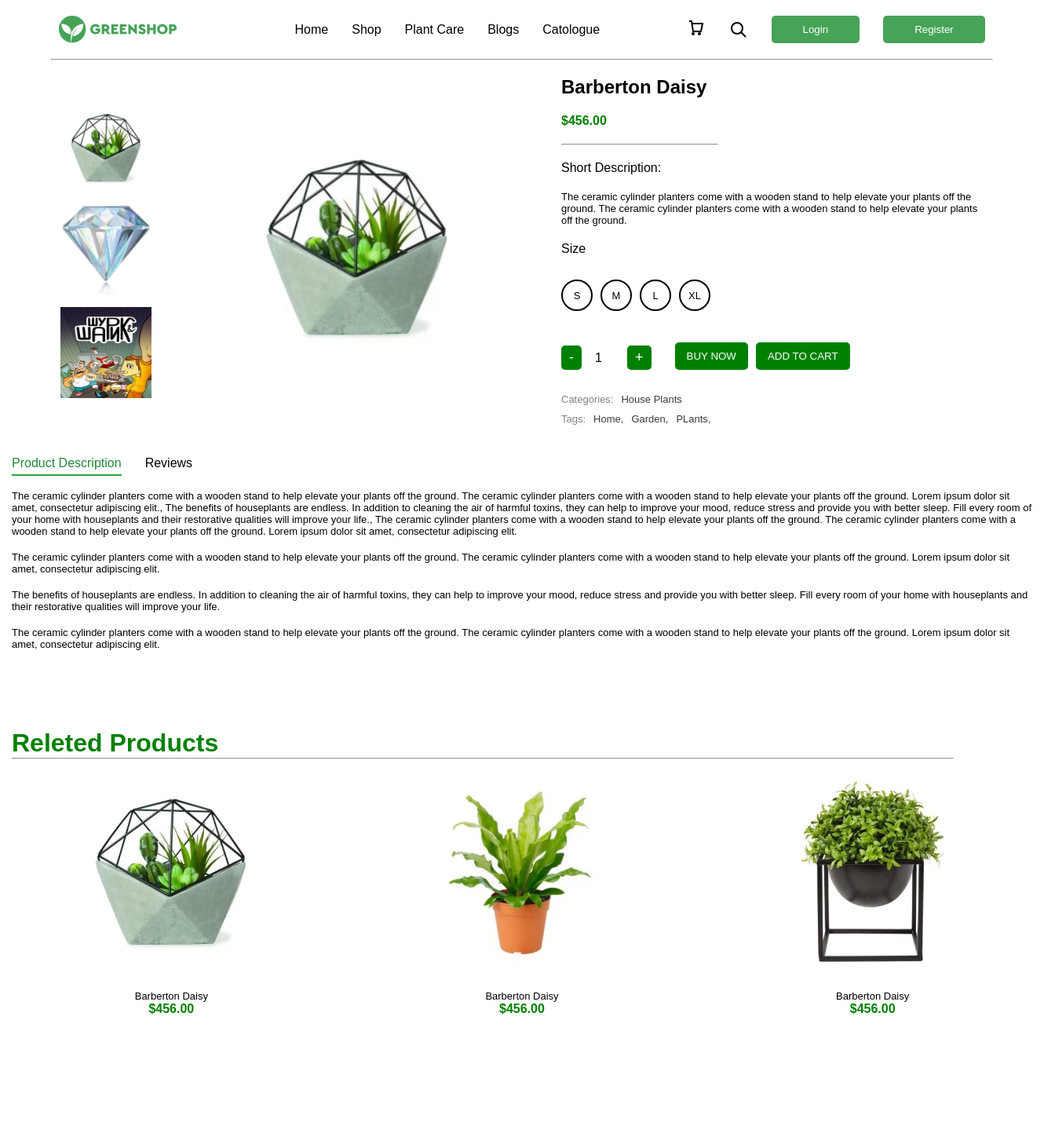
Page /plant/1 (upper part) on the earlier database version.
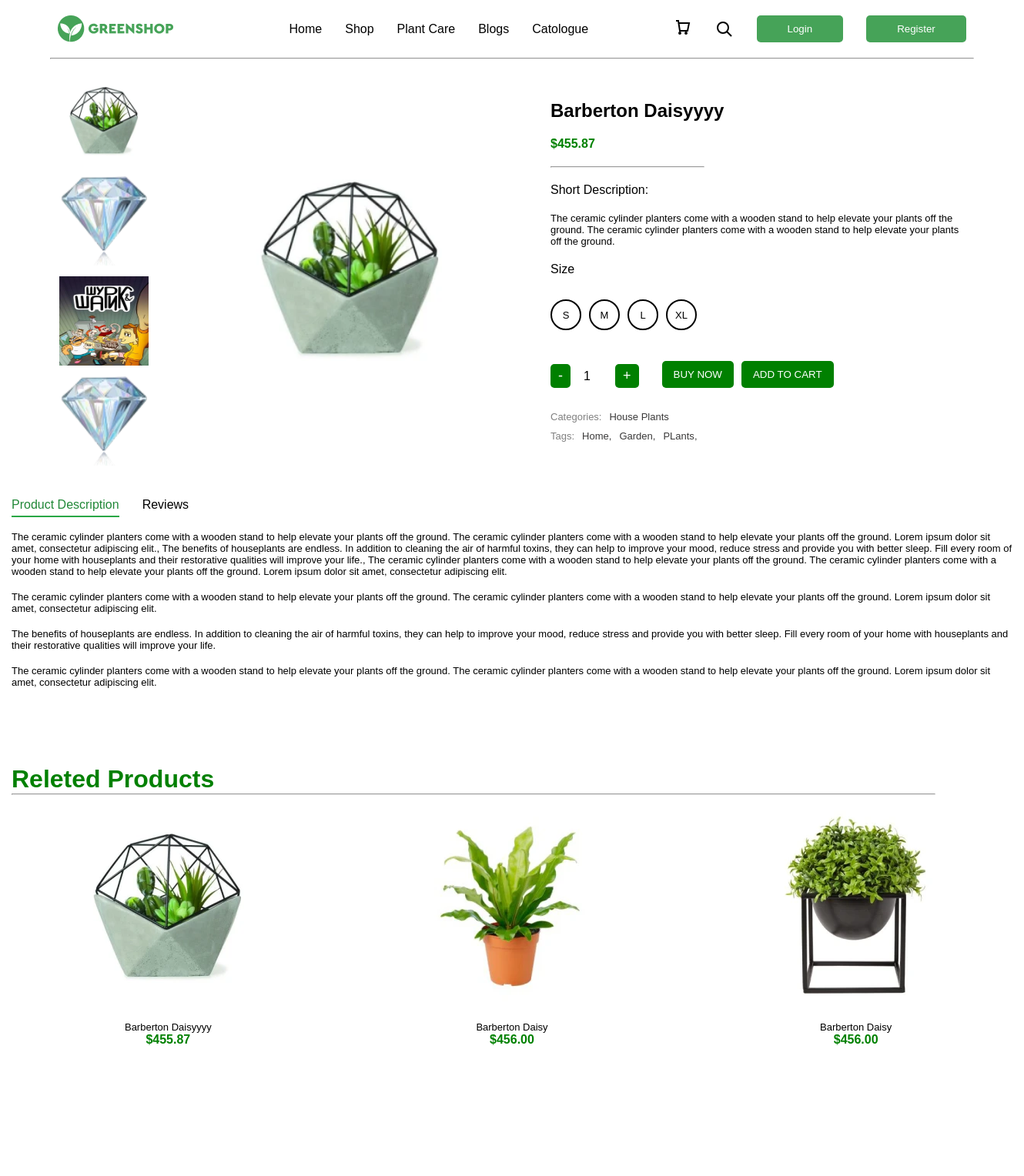
Same page on the later database version.
### plant/models.py (models this page shows, shortened)
class TimeAbstract(models.Model):
    created_at = models.DateField('created', auto_now_add=True)
    updated_at = models.DateField('', auto_now=True)
    class Meta:
        abstract = True

class ImagePlant(TimeAbstract):
    class Meta:
        verbose_name_plural = 'images'
        verbose_name = 'image'
    plant = models.ForeignKey('plant.Plant', on_delete=models.PROTECT, related_name='images')
    image = ResizedImageField(upload_to='plant_images/', quality=90, force_format='WEBP')

class Plant(TimeAbstract):
    class Meta:
        verbose_name_plural = 'plants'
        verbose_name = 'plant'
    name = models.CharField(max_length=100)
    price = models.DecimalField(decimal_places=2, max_digits=10)
    short_description = models.TextField()
    sizes = models.ManyToManyField('plant.Size', related_name='plant')
    category = models.ForeignKey('plant.Category', on_delete=models.PROTECT, related_name='plant')
    tags = models.ManyToManyField('plant.Tag', related_name='plant')
    description = models.ForeignKey('plant.Description', on_delete=models.PROTECT)
    user =  models.ForeignKey('auth.User', on_delete=models.PROTECT, related_name='plants')
    @property
    def image(self):
        if self.images.first():
            return self.images.first().image
        return None

class Size(TimeAbstract):
    SMALL = 'small'
    MEDIUM = 'medium'
    LARGE = 'large'
    TYPES = [
        (SMALL,'small'),
        (MEDIUM, 'medium'),
        (LARGE, 'large')
    ]
    class Meta:
        verbose_name_plural = 'sizes'
        verbose_name = 'size'
    name = models.CharField(max_length=100)
    type = models.CharField(choices=TYPES, default=SMALL, max_length=50)

class Category(TimeAbstract):
    class Meta:
        verbose_name_plural = 'categories'
        verbose_name = 'category'
    name = models.CharField(max_length=100)

class Tag(TimeAbstract):
    class Meta:
        verbose_name_plural = 'tags'
        verbose_name = 'tag'
    name = models.CharField(max_length=100)

class Description(TimeAbstract):
    class Meta:
        verbose_name_plural = 'descriptions'
        verbose_name = 'description'
    living_room = models.TextField()
    dinig_room = models.TextField()
    ofice = models.TextField()
    def __str__(self):
        return f'{self.living_room}, {self.dinig_room}, {self.ofice}'

### plant/views.py (the view)
# urls.py: path('plant/<int:pk>', views.DetailPlant.as_view(), name='detail_plant'),
class DetailPlant(DetailView):
    model = Plant
    context_object_name = 'plant'
    template_name = 'detail_plant.html'
    def get_context_data(self, **kwargs):
        plant = self.get_object()
        context = super().get_context_data(**kwargs)
        context['sizes'] = plant.sizes.all()
        context['categories'] = Category.objects.all()
        context['tags'] = plant.tags.all()
        context['plants'] = Plant.objects.all()
        context['images'] = plant.images.all()
        return context

### templates/detail_plant.html (shortened to what this page needs)
{% extends 'main.html' %}
{% block content %}
<center>
  <div class="display pad-20 media-none">
    {% if images %}
    <div class="col-display mini-img">
      {% for image in plant.images.all %}
        <img src="{{ image.image.url }}" alt="" onclick="changeImage(this)" class="thumbnail">
      {% endfor %}
    </div>
    {% else %}
    <p>no images</p>
    {% endif %}
    <div class="detail-img">
      <img id="mainImage" src="{{ plant.image.url }}" alt="" />
    </div>
    <div class="col-display media-detail">
      <h2>{{ plant.name }}</h2>
      <h4 class="green">${{ plant.price }}</h4>
      <hr class="short media-none">
      <h3 class="start">Short Description:</h3>
      <p class="start width-description">{{ plant.short_description }}</p>
      <h3>Size</h3>
      <div class="cent-size display-gap1">
        {% for size in sizes %}
        <div class="circle" onclick="selectSize(this)">
          <p>{{ size.name }}</p>
        </div>
        {% empty %}
        <p>нет размеров</p>
        {% endfor %}
      </div>
      <div class="col-display-media display-gap1">
        <form class="form" method="post" action="{% url 'add_to_cart' %}">
          <div class="display-gap2 align-end">
            <div class="">
              <button type="button" class="qty-btn" onclick="changeQuantity(-1)">-</button>
              <input type="number" id="quantity" name="quantity" value="1" min="1" readonly>
            <button type="button" class="qty-btn" onclick="changeQuantity(1)">+</button>
          </div>
          <div class="buttons display-gap1">
            <button type="submit" class="btn">BUY NOW</button>
            <button type="submit" class="btn">ADD TO CART</button>
          </div>
        </div>
        </form>
      </div>
      <div class="start">
        <div class="display-gap1">
          <p class="gray">Categories: </p><p class="dark-gray">{{ plant.category.name }}</p>
        </div>
        <div class="display-gap1 ">
          <p class="gray">Tags: </p>
        {% for tag in tags %}
          <p class="dark-gray">{{ tag.name }},</p>
          {% endfor %}
        </div>
      </div>
    </div>
  </div>
<div class="container pad-20-media start media-none">
  <div class="text-center display-gap pad-top-20 links">
    <a class="active" href="">Product Description</a>
    <a class="" href="{% url 'review' plant.id %}">Reviews</a>
  </div>
      <br><p>{{ plant.description  }}</p>
      <br /><p>{{ plant.description.living_room }}</p>
    <br /><p>{{ plant.description.dinig_room }}</p>
    <br /><p>{{ plant.description.ofice }}</p>
  <div class="container pad-top-100  media-none">
    <h1 class="green">Releted Products</h1>
    <hr class="" />
    <center>
      <div class="display-plant">
        {% for plant in plants|slice:':3' %}
        <a href="{% url 'detail_plant' plant.id %}">
            <div>
              <img class="card" src="{{ plant.image.url }}" alt="" />
              <p>{{ plant.name }}</p>
              <h4 class="green">${{ plant.price }}</h4>
            </div>
          </a>
          {% endfor %}
        </div>
      </center>
    </div>
  </div>
{% endblock %}

### templates/main.html (shortened to what this page needs)
{% load static %}
<!DOCTYPE html>
<html lang="en">
<head>
    <link rel="stylesheet" href="{% static 'css/main.css' %}">
    <link rel="stylesheet" href="{% static 'css/meda.css' %}">
    <link rel="stylesheet" href="https://cdnjs.cloudflare.com/ajax/libs/font-awesome/6.6.0/css/all.min.css" />
</head>
<body>
    {% include 'companents/navbar.html' %}
    {% block content %}
    {% endblock content %}
    {% include 'companents/footer.html' %}
</body>
</html>

### templates/companents/navbar.html (shortened to what this page needs)
<section class="display nav-land pad-20">
  <div>
    <a href="{% url "home" %}"><div class="logo"></div></a>
  </div>
  <div>
    <ul class="display-gap">
      <li>
        <a href="/">Home</a>
      </li>
      <li>
        <a href="{% url "catologue" %}">Shop</a>
      </li>
      <li>
        <a href="">Plant Care</a>
      </li>
      <li>
        <a href="{% url "blogs" %}">Blogs</a>
      </li>
      <li>
        <a href="{% url "catologue" %}">Catologue</a>
      </li>
    </ul>
  </div>
  <div class="display-gap">
    <a href="{% url "cart" %}"><svg id="cart-icon" xmlns="http://www.w3.org/2000/svg" width="24" height="24" viewBox="0 0 24 24">
      <path fill="none" stroke="black" stroke-width="2"
          d="M3 3H6L8 16H18L20 6H6M8 20A1 1 0 1 1 8 18A1 1 0 0 1 8 20ZM16 20A1 1 0 1 1 16 18A1 1 0 0 1 16 20Z"/>
  </svg>
  </a>
    <div class="search-container">
      <svg id="search-icon" xmlns="http://www.w3.org/2000/svg" width="24" height="24" viewBox="0 0 24 24">
          <path fill="none" stroke="black" stroke-width="2" d="M15 15L21 21M17 10A7 7 0 1 1 3 10A7 7 0 0 1 17 10Z"/>
      </svg>
  </div>
    {% if user.is_authenticated %}
      {% comment %} <a href="{% url 'logout' %}">Logout</a> {% endcomment %}
      <a href="{% url "profile" %}"><svg id="user-icon" xmlns="http://www.w3.org/2000/svg" width="24" height="24" viewBox="0 0 24 24">
        <path fill="none" stroke="black" stroke-width="2"
        d="M12 12A5 5 0 1 1 12 2A5 5 0 0 1 12 12ZM2 22C2 17.58 5.58 14 10 14H14C18.42 14 22 17.58 22 22"/>
      </svg></a>
      <a href="{% url 'work' %}">Workspace</a>
      <a href="{% url "cart" %}">Basket</a>
      <form action="{% url 'logout' %}" method="post" style="display:inline;">
        {% csrf_token %}
        <button type="submit">Logout</button>
      </form>
    {% else %}
<button id="openLoginModal">Login</button>
<button id="openRegisterModal">Register</button>
      {% endif %}
</section>
<center>
  <hr class="" />
</center>

### templates/companents/footer.html (shortened to what this page needs)
{% block content %}
<center>
  <section class="pad-20 container hovers">
    <div class="display4">
      <div>
        <br />
      </div>
      <div>
        <br />
      </div>
      <div>
        <br />
      </div>
    </div>
  </section>
</center>
{% endblock %}

### static/static_dirs/css/main.css (style rules this page uses)
* { margin: 0; box-sizing: border-box; }
hr { color: rgb(225, 130, 130, 0.3); width: 1200px; text-align: center; height: 1px; }
.text-center { text-align: center; }
.container { width: 1300px; margin: 0 auto; }
.pad-20 { padding: 20px; }
.align-end { align-items: end; }
.display-gap2 { display: flex; gap: 30px; align-items: end; }
.gray { color: gray; }
.dark-gray { color: rgb(58, 57, 57); }
.col-display { display: flex; flex-direction: column; gap: 20px; align-items: start; }
.start { text-align: start; }
.logo { background-image: url(../images/logo.png); background-position: center; background-repeat: no-repeat; background-size: cover; width: 150px; height: 35px; }
.display { display: flex; justify-content: space-around; align-items: center; }
.display4 { display: flex; justify-content: space-around; align-items: end; }
.mini-img img { max-width: 200px; width: 120px; max-height: 200px; height: 120px; }
.display-plant { display: grid; grid-template-columns: repeat(3, 1fr); gap: 40px; flex: 1; }
.display-gap { display: flex; gap: 30px; align-items: center; }
.card { padding: 20px 20px; background-color: #ffffff; }
img { max-width: 300px; max-height: 300px; }
.detail-img img { max-width: 900px; width: 400px; max-height: 900px; }
.width-description { width: 540px; }
.circle { border-radius: 20px; align-items: center; width: 30px; height: 30px; text-align: center; padding: 5px; border: solid 1px rgb(128, 227, 121); }
ul, li, a { text-decoration: none; font-family: Cera Pro, sans-serif; color: black; list-style: none; }
.links a { text-decoration: none; padding-bottom: 5px; border-bottom: 2px solid transparent; }
.links a:hover, .links a.active { color: #218838; border-bottom: 2px solid #28a745; }
p { font-family: Cera Pro, sans-serif; font-size: 13px; }
h1 { font-family: Cera Pro, sans-serif; }
.pad-top-100 { padding-top: 100px; }
h4 { font-family: Cera Pro, sans-serif; }
h3 { font-family: Cera Pro, sans-serif; font-size: 16px; font-weight: 500; line-height: 18px; }
h2 { font-family: Cera Pro, sans-serif; }
button { background-color: #46A358; padding: 10px 40px; border: none; border-radius: 5px; color: white; max-width: 200px; }
.mini-img { display: flex; flex-direction: column; gap: 10px; }
.thumbnail { width: 50px; height: 50px; cursor: pointer; border: 2px solid transparent; }
.detail-img img { width: 300px; height: auto; }
.display-gap1 { display: flex; gap: 10px; padding-top: 10px; }
.circle { width: 40px; height: 40px; border: 2px solid black; display: flex; align-items: center; justify-content: center; cursor: pointer; border-radius: 50%; }
.qty-btn { background-color: green; color: white; border: none; padding: 5px 10px; cursor: pointer; font-size: 18px; border-radius: 5px; }
input[type="number"] { width: 50px; text-align: center; border: none; font-size: 16px; }
.buttons { display: flex; gap: 10px; }
.btn { padding: 10px 15px; background-color: green; color: white; border: none; cursor: pointer; }
.green { color: green; }
.pad-top-20 { padding-top: 20px; }
.short { width: 200px; }
.search-container { position: relative; display: flex; align-items: center; }
#search-icon { cursor: pointer; transition: transform 0.2s; }

Differences in the rows shown:
added ImagePlant: image (picture)
changed Plant "House Plants": name "Barberton Daisy" → "Barberton Daisyyyy"; price "456.00" → "455.87"
